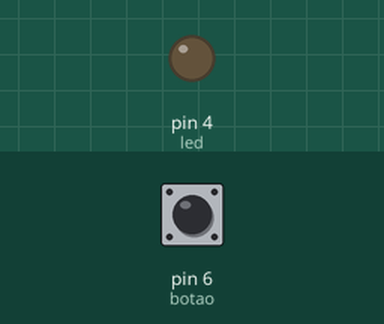
This sketch was run on a simulated Arduino Uno, built with avr-gcc and run on an emulated ATmega328P. Shown: output pins drawn as LEDs (lit = HIGH). The test bench sets the inputs (shaded band); at power-on: pin 6 (botao) LOW.

Above: at 1.2 s.
1.3 s: pin 6 (botao) pulled HIGH for 0.15 s
At 2.42 s:
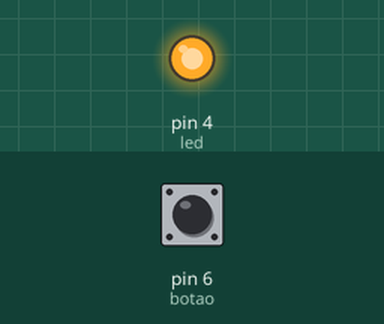
Timing chart, 0 to 7.3 s (numbered marks = the images above; inputs shaded):
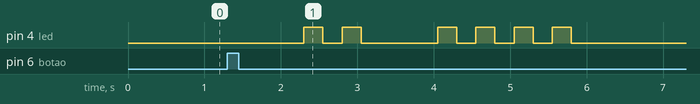

Measured:
- after the input at 1.3 s, pin 4 (led): goes HIGH 0.25 s, LOW 0.25 s, HIGH 0.25 s, LOW 1.0 s, 3 × (HIGH 0.25 s, LOW 0.25 s), HIGH 0.25 s, then LOW, starting after 1.0 s

The sketch:

exercise07.ino
```cpp
/*
07- Somar cliques de um botão, e o led pisca em um intervalo de 1s a quantidade de vezes em que
Foi clicada.
Ex:     Cliquei uma vez, o led pisca 1x a cada 1s
    Cliquei duas vezes, o led pisca 2x a cada 1s
    Cliquei cinco vezes, o led pisca 5x a cada 1s.
*/

// C++ code
//
int contadorCliques = 1;
int botao = 6;
int led = 4;
bool botaoLigado = false;

void setup()
{
  pinMode(botao, INPUT);
  pinMode(led, OUTPUT);
}

void loop()
{
  bool estadoBotao = digitalRead(botao);

  if(estadoBotao == true || botaoLigado == true) {
    botaoLigado = true;
    if(contadorCliques == 1) {
    	digitalWrite(led, 1);
      	digitalWrite(led, 0);
       	contadorCliques++;
      	delay(1000);
    } else if(contadorCliques == 2) {
    	digitalWrite(led, 1);
      	delay(250);
      	digitalWrite(led, 0);
      	delay(250);
      	digitalWrite(led, 1);
      	delay(250);
      	digitalWrite(led, 0);
      	delay(1000);
      	contadorCliques++;
    } else if (contadorCliques == 3) {
    	digitalWrite(led, 1);
      	delay(250);
      	digitalWrite(led, 0);
      	delay(250);
      	digitalWrite(led, 1);
      	delay(250);
      	digitalWrite(led, 0);
      	delay(250);
      	digitalWrite(led, 1);
      	delay(250);
      	digitalWrite(led, 0);
      	delay(250);
      	digitalWrite(led, 1);
      	delay(250);
      	digitalWrite(led, 0);
      	contadorCliques++;
      	delay(1000);

    }

  }

}
```
